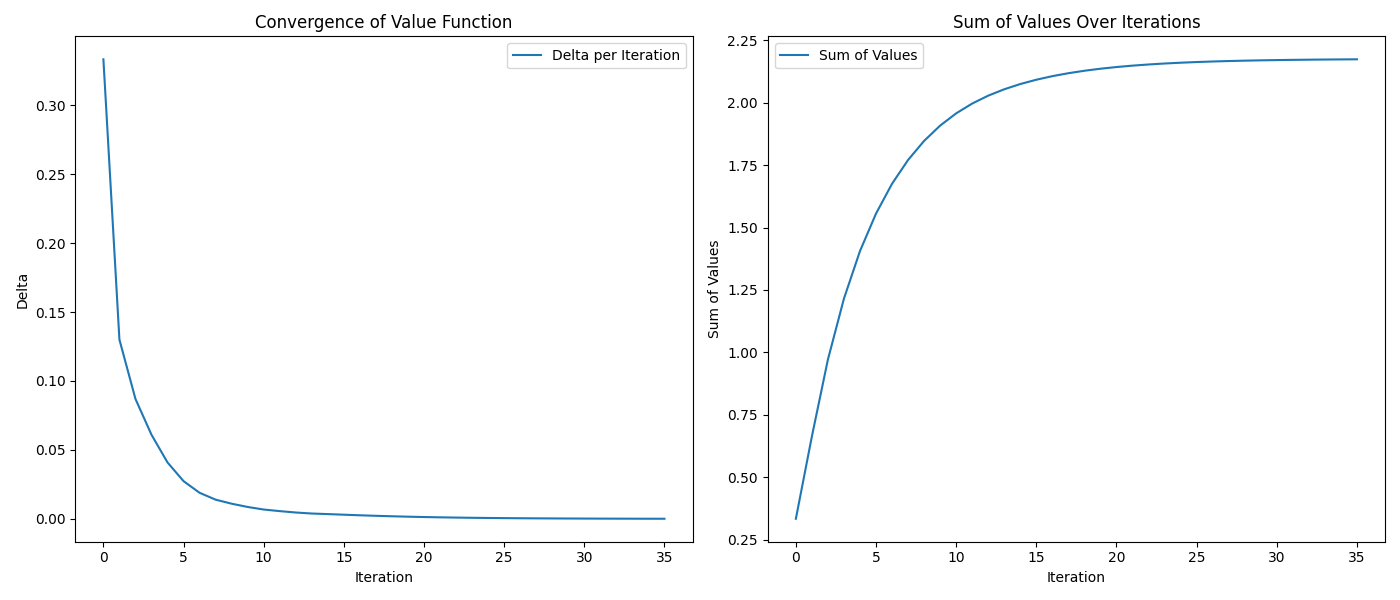

Here is the Python script that generated this plot:
import numpy as np
import matplotlib.pyplot as plt

# python dynamic_programming.py -s -d "SFFHFFF, FHFFFFH, FFFHFFF, HFFFHFG"
# python dynamic_programming.py -s -m "8x8"
# python dynamic_programming.py -s -m "4x4"

# No possible path to the goal
# python dynamic_programming.py -s -d "SFFHFHFF, FHHFFFFH, FFFHFFHF, HFFFHHFG, FFFHFFFF, FHHFHFHF, FFFHFHFF, FFFHFHFF"


def dynamic_programming(env, gamma=0.90, threshold=0.0001):
    """
    Dynamic programming algorithm to solve the Frozen Lake environment

    Args:
    env: OpenAI Gym environment
    gamma: Discount factor
    threshold: Convergence threshold
    
    Returns:
    policy: The optimal policy as an array of integers
    """
    # Initial values
    v_pi = np.zeros(env.observation_space.n)
    # Initil policy
    policy = np.zeros(env.observation_space.n, dtype=int)

    deltas = []  # To track delta per iteration
    value_sums = []  # To track sum of values per iteration

    converged  = False
    step = 0
    while not converged:
        delta = 0
        for state in range(env.observation_space.n):
            current_v = v_pi[state]
            q_pi = np.zeros(env.action_space.n)
            for action in range(env.action_space.n):
                for probability, next_state, reward, terminated in env.unwrapped.P[state][action]:
                    q_pi[action] += probability * reward + probability * gamma * v_pi[next_state]
            q_star = max(q_pi)
            delta = max(delta, abs(current_v - q_star))
            v_pi[state] = q_star

        deltas.append(delta)
        value_sums.append(np.sum(v_pi))

        if delta < threshold:
            converged = True

        step += 1
    print("Converged in {} steps".format(step))

    for state in range(env.observation_space.n):
        q_pi = np.zeros(env.action_space.n)
        for action in range(env.action_space.n):
            for probability, next_state, reward, _ in env.unwrapped.P[state][action]:
                q_pi[action] += probability * reward + probability * gamma * v_pi[next_state]
        policy[state] = np.argmax(q_pi)




     # Graphs
    plt.figure(figsize=(14, 6))

    plt.subplot(1, 2, 1)
    plt.plot(deltas, label='Delta per Iteration')
    plt.xlabel('Iteration')
    plt.ylabel('Delta')
    plt.title('Convergence of Value Function')
    plt.legend()

    plt.subplot(1, 2, 2)
    plt.plot(value_sums, label='Sum of Values')
    plt.xlabel('Iteration')
    plt.ylabel('Sum of Values')
    plt.title('Sum of Values Over Iterations')
    plt.legend()

    plt.tight_layout()
    # Save the graphs
    plt.savefig('dynamic_programming.png')

    return policy

    
